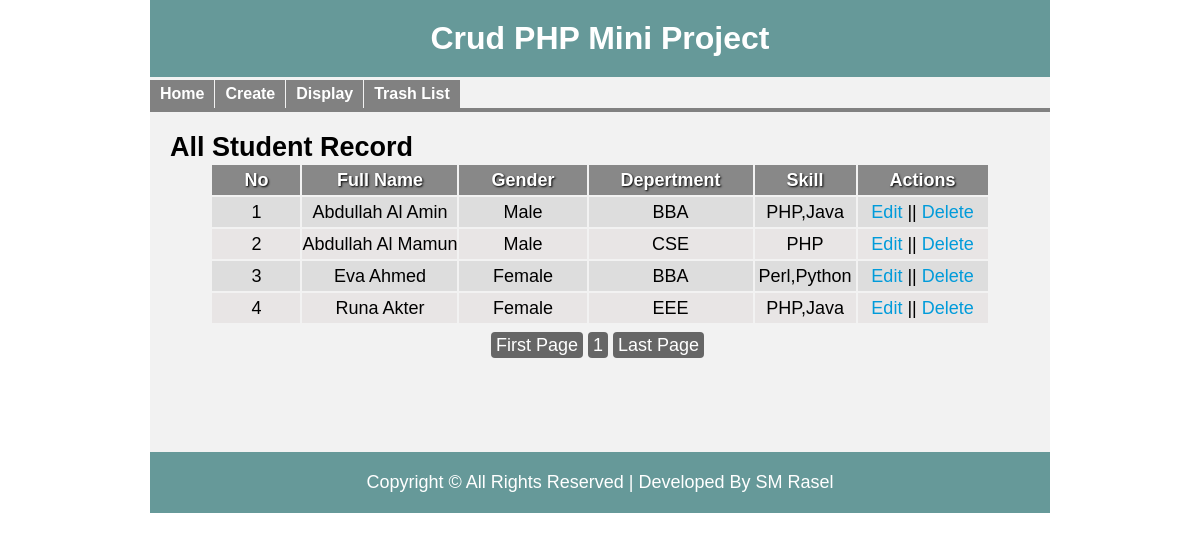
Screenshot of /display.php with the database file from the repository.
### tables this page shows
CREATE TABLE `tbl_students` (
  `id` int(11) NOT NULL,
  `fullname` varchar(100) NOT NULL,
  `sex` varchar(15) NOT NULL,
  `dept` varchar(100) NOT NULL,
  `skill` varchar(255) NOT NULL,
  `created_at` timestamp NOT NULL DEFAULT CURRENT_TIMESTAMP ON UPDATE CURRENT_TIMESTAMP,
  `updated_at` timestamp NOT NULL DEFAULT '0000-00-00 00:00:00',
  `deleted_at` int(11) NOT NULL DEFAULT '0'
);

### display.php (the view, shortened to what this page needs)
<?php
  include 'inc/header.php';
  include 'config/config.php';
?>
  <div class="maincontent">
    <h2>All Student Record</h2>
      <table class="tbl_one">
        <tr>
          <th>No</th>
          <th>Full Name</th>
          <th>Gender</th>
          <th>Depertment</th>
          <th>Skill</th>
          <th>Actions</th>
        </tr>
        <?php
            $per_page = 5;
            if (isset($_GET['page'])) {
              $page = $_GET['page'];
            } else {
              $page = 1;
            }
            $start_from = ($page-1) * $per_page;
            $query = "SELECT * FROM tbl_students WHERE deleted_at=0 LIMIT $start_from, $per_page";
            $result = mysqli_query ($con, $query);
            $i = 0;
            while ($alldata = mysqli_fetch_assoc($result)) {
              $i++;
         ?>
        <tr>
          <td><?php echo $i; ?></td>
          <td><?php echo $alldata['fullname']; ?></td>
          <td><?php echo $alldata['sex']; ?></td>
          <td><?php echo $alldata['dept']; ?></td>
          <td><?php echo $alldata['skill']; ?></td>
          <td>
            <a href="update.php?id=<?php echo $alldata['id']; ?>">Edit</a> ||
            <a href="trash.php?id=<?php echo $alldata['id']; ?>" onclick="return confirm('Are you sure to delete data?');">Delete</a>
          </td>
        </tr>
        <?php  } ?>
      </table>
      <div class="pagination">
      <?php
          $query = "select * from tbl_students";
          $result = mysqli_query($con, $query);
          $total_records = mysqli_num_rows($result);
          $total_pages = ceil($total_records / $per_page);
          echo "<center><a href='display.php?page=1'>".'First Page'."</a>";
          for ($i=1; $i<=$total_pages; $i++) {
          echo "<a href='display.php?page=".$i."'>".$i."</a>";
          };
          echo "<a href='display.php?page=$total_pages'>".'Last Page'."</a></center>";
       ?>
       </div>
  </div>
<?php include 'inc/footer.php'; ?>

### inc/header.php (shortened to what this page needs)
<!doctype html>
<html lang="en">
<head>
  <link rel="stylesheet" type="text/css" href="css/style.css" media="all" />
</head>
<body>
  <div class="wrapper">
    <div class="headeropt">
      <h1>Crud PHP Mini Project</h1>
    </div>
    <div class="mainmenu">
      <ul>
        <li><a href="index.php">Home</a></li>
        <li><a href="create.php">Create</a></li>
        <li><a href="display.php">Display</a></li>
        <li><a href="trashlist.php">Trash List</a></li>
      </ul>
    </div>
    <hr/>

### inc/footer.php
 <div class="footeropt">
      <p>Copyright &copy; All Rights Reserved | Developed By <a href="https://www.facebook.com/smrasel53" target="_blank">SM Rasel</a></p>
    </div>
  </div>
</body>
</html>

### css/style.css (style rules this page uses)
* { margin:0; padding:0; }
body { font-family:helvetica; }
.wrapper { width:900px; margin:0 auto; background:#F2F2F2; }
.headeropt, .footeropt { background:#699; color:#fff; text-align:center; padding:20px; }
.headeropt h1 { margin:0; font-weight:bold; }
.footeropt p { margin:0; font-size:18px; }
.mainmenu { margin-top:3px; overflow:hidden; }
.mainmenu ul { padding:0; margin:0; list-style:none; }
.mainmenu ul li { display:block; float:left; }
.mainmenu ul li a { background:#818181 none repeat scroll 0 0; color:#fff; display: inline-block; font-weight:bold; margin-right:1px; padding:5px 10px; text-decoration:none; }
hr { border:2px solid #818181; }
.maincontent { min-height:300px; padding:20px; font-size:18px; }
p { margin:0 }
table.tbl_one { margin:0 auto; }
table.tbl_one tr th { background:#888; color:#fff; padding:3px 32px; text-shadow:1px 1px 2px #000; }
table.tbl_one tr:nth-child(2n+1) { background:#e8e5e5; height:30px; text-align:center; }
table.tbl_one tr:nth-child(2n) { background:#ddd; height:30px; text-align:center; }
table.tbl_one tr td a { color:#009bda; text-decoration:none; }
a { text-decoration:none; color:#06ACF2; }
.pagination { padding-top: 10px; }
.pagination a { padding: 3px 5px; background: #666; color: #fff; margin-right: 5px; border-radius: 4px; }
.footeropt a { color: #fff; }

### rows the page displays
tbl_students: fullname "Abdullah Al Amin", sex "Male", dept "BBA", skill "PHP,Java"
tbl_students: fullname "Abdullah Al Mamun", sex "Male", dept "CSE", skill "PHP"
tbl_students: fullname "Eva Ahmed", sex "Female", dept "BBA", skill "Perl,Python"
tbl_students: fullname "Runa Akter", sex "Female", dept "EEE", skill "PHP,Java"
